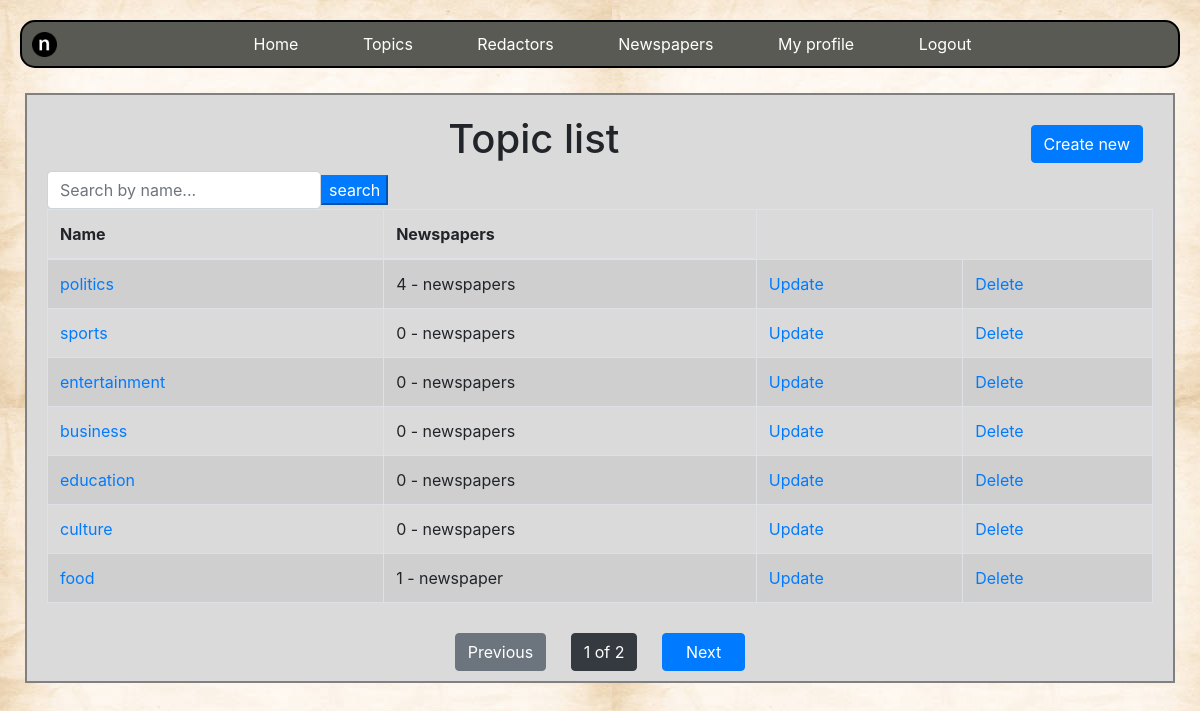
The page /topics/ (signed in) on the database its author committed.
### news/models.py (models this page shows, shortened)
class Topic(models.Model):
    name = models.CharField(max_length=255)

### news/views.py (the view)
class TopicListView(generic.ListView):
    model = Topic
    queryset = Topic.objects.all()
    paginate_by = 7
    def get_context_data(self, *, object_list=None, **kwargs):
        context = super(TopicListView, self).get_context_data(**kwargs)
        title = self.request.GET.get("title", "")
        context["search_form"] = TopicSearchForm(initial={"title": title})
        return context
    def get_queryset(self):
        title = self.request.GET.get("title")
        if title:
            return self.queryset.filter(name__icontains=title)
        return self.queryset

### news/forms.py
class TopicSearchForm(forms.Form):
    title = forms.CharField(
        max_length=255,
        required=False,
        label="",
        widget=forms.TextInput(attrs={"placeholder": "Search by name..."}),
    )

### news/templatetags/query_transform.py (called while the page is built)
@register.simple_tag
def query_transform(request: HttpRequest, **kwargs):
    updated = request.GET.copy()
    for key, value in kwargs.items():
        if value is not None:
            updated[key] = value
        else:
            updated.pop(key, 0)
    return updated.urlencode()

### templates/news/topic_list.html
{% extends "base.html" %}
{% load crispy_forms_filters %}
{% block content %}
  <div class="content-details">
    <h1 style="text-align: center;">
      Topic list
      <a href="{% url 'news:topic-create' %}" class="float-right btn btn-primary">
        Create new
      </a>
    </h1>
      <form action="" method="get" class="form-inline">
        {{ search_form|crispy }}
        <input type="submit" value="search" class="btn-primary">
      </form>
    {% if topic_list %}
      <table class="table table-striped table-bordered table-hover">
        <thead>
            <tr>
            <th>Name</th>
            <th>Newspapers</th>
          </tr>
        </thead>
        <tbody>
      {% for topic in topic_list %}
        <tr>
          <td><a href="{% url 'news:topic-detail' pk=topic.id %}">{{ topic.name }}</a></td>
          <td>{{ topic.newspaper.count }} - newspaper{{ topic.newspaper.count|pluralize }}</td>
          <td><a href="{% url 'news:topic-update' pk=topic.id %}">Update</a></td>
          <td><a href="{% url 'news:topic-delete' pk=topic.id %}">Delete</a></td>
        </tr>
      {% endfor %}
        </tbody>
      </table>
    {% else %}
      <p>Now we don't have topic</p>
    {% endif %}
  </div>
{% endblock %}

### static/styles.css (style rules this page uses)
body { margin-top: 20px; background-image: url("background.png"); }
.float-right { margin-right: 20px; }
.content-details { margin: 20px; }
.btn { margin: 10px; }

### rows shown on the page
Topic: name "politics", newspaper.count "4"
Topic: name "sports", newspaper.count "0"
Topic: name "entertainment", newspaper.count "0"
Topic: name "business", newspaper.count "0"
Topic: name "education", newspaper.count "0"
Topic: name "culture", newspaper.count "0"
Topic: name "food", newspaper.count "1"

### other values the page prints
{{ page_obj.number }} "1"
{{ paginator.num_pages }} "2"
